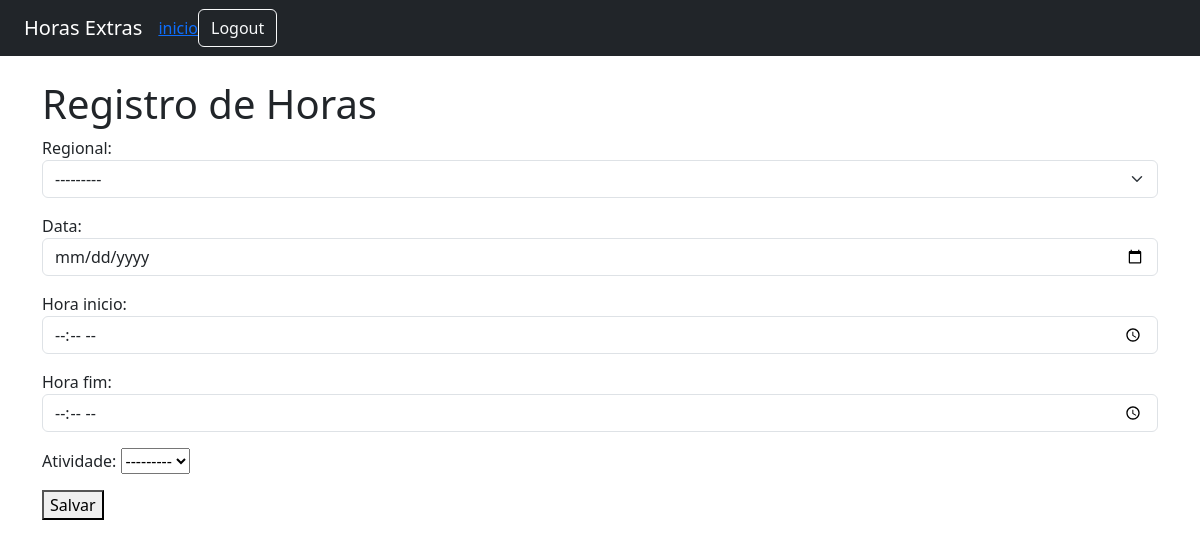
The app's page /novo/ (signed in), older data.
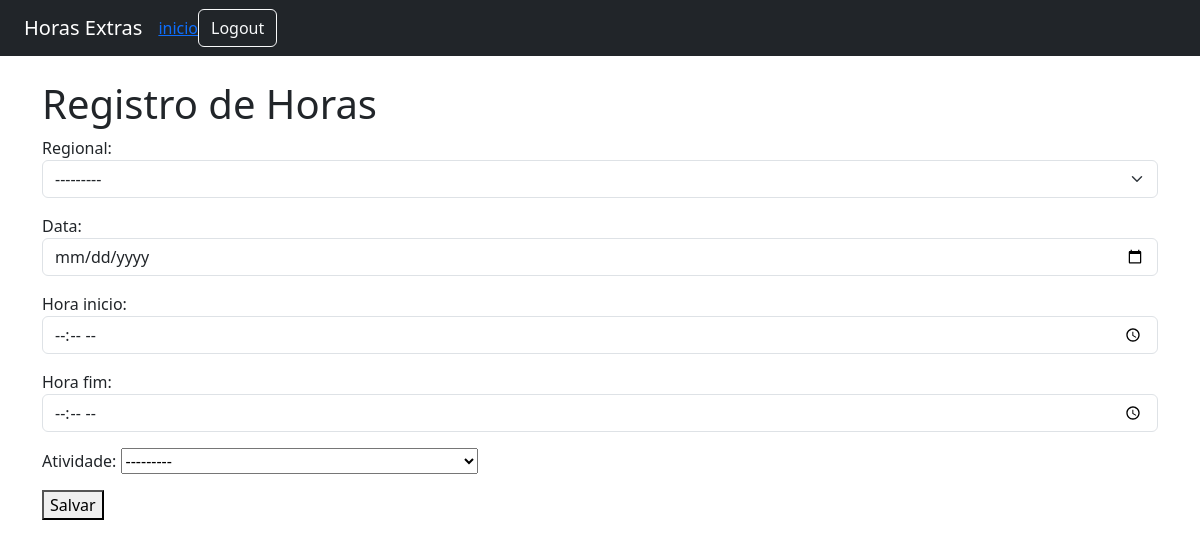
The same page, newer data.
### core/models.py (models this page shows, shortened)
class AtividadeHoraExtra(models.Model):
    gestor = models.ForeignKey(User, on_delete=models.CASCADE, related_name='atividades_criadas')
    regional = models.ForeignKey(Regional, on_delete=models.CASCADE)
    descricao = models.TextField()
    data = models.DateField()
    hora_inicio = models.TimeField()
    hora_fim = models.TimeField()
    ocupada = models.BooleanField(default=False)
    funcionario = models.ForeignKey(User, on_delete=models.SET_NULL, null=True, blank=True, related_name='atividades_assumidas')
    def __str__(self):
        return f"{self.descricao} - {self.data} ({'Ocupada' if self.ocupada else 'Disponível'})"

### core/views.py (the view)
# urls.py: path('novo/', views.criar_registro, name='criar_registro'),
@login_required
def criar_registro(request):
    if request.method == 'POST':
        form = RegistroHoraForm(request.POST)
        if form.is_valid():
            registro = form.save(commit=False)
            registro.funcionario = request.user
            registro.save()
            atividade = form.cleaned_data['atividade']
            atividade.ocupada = True
            atividade.funcionario = request.user
            atividade.save()
            return redirect('lista_registros')
    else:
        form = RegistroHoraForm()
    return render(request, 'core/registro_form.html', {'form': form})

### core/forms.py
class RegistroHoraForm(forms.ModelForm):
    atividade = forms.ModelChoiceField(
        queryset=AtividadeHoraExtra.objects.filter(ocupada=False),
        label="Atividade",
        required=True
    )
    class Meta:
        model = RegistroHora
        fields = ['regional', 'data', 'hora_inicio', 'hora_fim', 'atividade']
        widgets = {
            'regional': forms.Select(attrs={'class': 'form-select'}),
            'data': forms.DateInput(attrs={'class': 'form-control', 'type': 'date'}),
            'hora_inicio': forms.TimeInput(attrs={'class': 'form-control', 'type': 'time'}),
            'hora_fim': forms.TimeInput(attrs={'class': 'form-control', 'type': 'time'}),
        }

### core/models.py (called while the page is built)
    def __str__(self):
        return self.nome

### core/Templates/core/registro_form.html (shortened to what this page needs)
{% extends "base.html" %}
{% block content %}
  <h1>Registro de Horas</h1>
  <form method="post">
    {{ form.as_p }}
    <button type="submit">Salvar</button>
  </form>
{% endblock %}

Row changes from the older to the newer data that the page shows:
added AtividadeHoraExtra: regional "---------"
Text that changed along with them:
form field regional: "---------" → (not shown)
